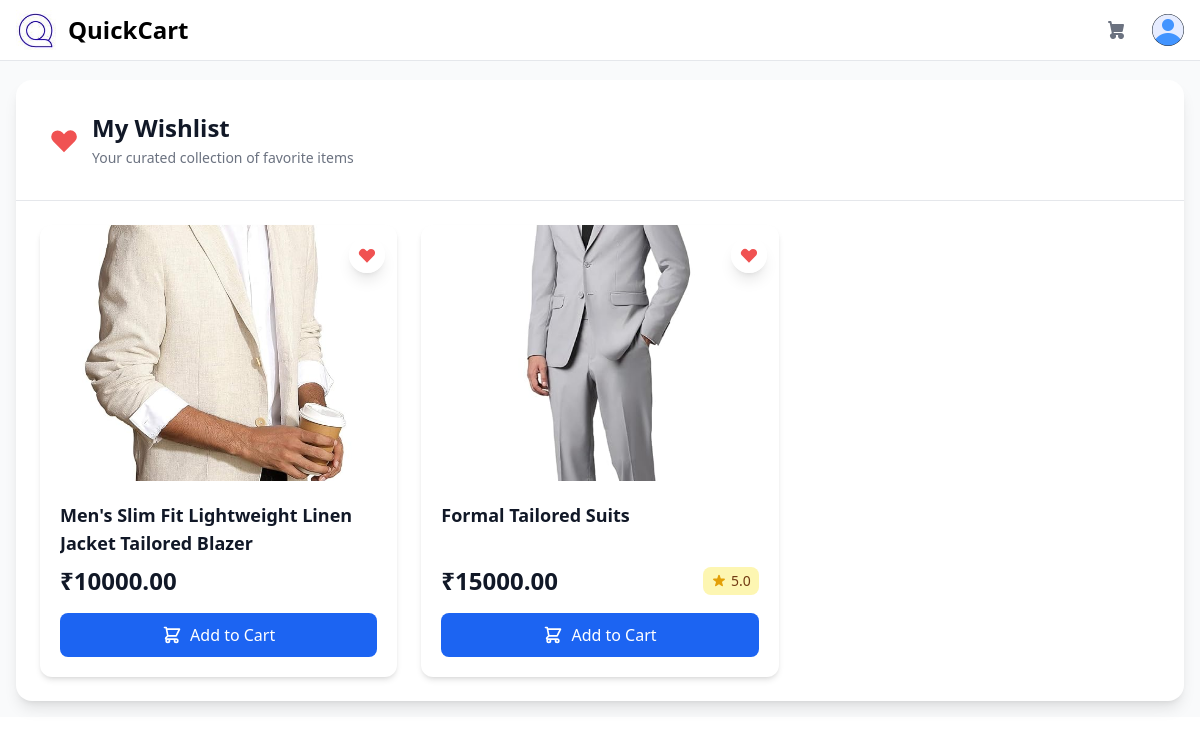
Page /wishlist (signed in) on the committed database.
### app.py (models this page shows)
class Product(db.Model):
    __tablename__ = "product"
    id = db.Column(db.Integer, primary_key=True)
    name = db.Column(db.String(200), nullable=False)
    description = db.Column(db.Text, nullable=False)
    price = db.Column(db.Float, nullable=False)
    category = db.Column(db.String(100), nullable=False)
    rating = db.Column(db.Float, default=0)
    stock = db.Column(db.Integer, default=0)
    image = db.Column(db.String(150), nullable=True)
    created_at = db.Column(db.DateTime, default=datetime.now(timezone("Asia/Kolkata")))
    earning = db.Column(db.Float, default=0)
    supplier_id = db.Column(
        db.Integer, db.ForeignKey("user_database.id"), nullable=False
    )
    reviews = db.relationship("Review", backref="product", lazy=True)
    cart_items = db.relationship("CartItem", backref="product", lazy=True)

### app.py (the view)
@app.route("/wishlist")
@login_required
def wishlist():
    wishlist_items = Wishlist.query.filter_by(user_id=current_user.id)\
        .join(Product, Wishlist.product_id == Product.id)\
        .add_entity(Product)\
        .all()
    formatted_items = [{"id": item[0].id, "product": item[1]} for item in wishlist_items]
    return render_template("users/wishlist.html",
                         wishlist_items=formatted_items,
                         user=current_user)

### app.py (called while the page is built)
@login_manager.user_loader
def load_user(user_id):
    return UserDatabase.query.get(int(user_id))

@app.context_processor
def inject_cart_data():
    cart_items = []
    cart_count = 0
    if current_user.is_authenticated:
        cart_items = CartItem.query.filter_by(user_id=current_user.id).all()
        cart_count = sum(item.quantity for item in cart_items)
    return dict(cart_items=cart_items, cart_count=cart_count)

@app.context_processor
def inject_cart_data():
    cart_items = []
    cart_count = 0
    if current_user.is_authenticated:
        cart_items = CartItem.query.filter_by(user_id=current_user.id).all()
        cart_count = sum(item.quantity for item in cart_items)
    return dict(cart_items=cart_items, cart_count=cart_count)

### templates/users/wishlist.html (shortened to what this page needs)
{% extends "layout.html" %}
{% block content %}
<div class="bg-white dark:bg-gray-800 shadow-lg sm:rounded-2xl transition-all duration-300 hover:shadow-xl">
    <div class="px-6 py-8 sm:px-8 border-b border-gray-200 dark:border-gray-700">
        <div class="flex items-center space-x-3">
            <svg class="w-8 h-8 text-red-500" fill="currentColor" viewBox="0 0 20 20" xmlns="http://www.w3.org/2000/svg">
                <path fill-rule="evenodd" d="M3.172 5.172a4 4 0 015.656 0L10 6.343l1.172-1.171a4 4 0 115.656 5.656L10 17.657l-6.828-6.829a4 4 0 010-5.656z" clip-rule="evenodd"></path>
            </svg>
            <div>
                <h3 class="text-2xl font-bold text-gray-900 dark:text-white">
                    My Wishlist
                </h3>
                <p class="mt-1 text-sm text-gray-500 dark:text-gray-400">
                    Your curated collection of favorite items
                </p>
            </div>
        </div>
    </div>
    {% if wishlist_items %}
    <div class="grid grid-cols-1 sm:grid-cols-2 lg:grid-cols-3 2xl:grid-cols-4 gap-6 p-6">
        {% for item in wishlist_items %}
        <div class="group bg-white dark:bg-gray-700 rounded-xl shadow-md overflow-hidden transform transition-all duration-300 hover:scale-[1.02] hover:shadow-xl">
            <div class="relative">
                <a href="{{ url_for('product_page', product_id=item.product.id) }}" class="block relative h-64 overflow-hidden">
                    {% if item.product.image %}
                    <img class="w-full h-full object-cover transform transition-transform duration-700 group-hover:scale-110"
                         src="{{ url_for('static', filename='dist/product_images/' + item.product.image) }}"
                         alt="{{ item.product.name }}">
                    {% endif %}
                </a>
                <div class="absolute top-3 right-3">
                    <button onclick="removeFromWishlist({{ item.product.id }})"
                            class="p-2 bg-white/90 dark:bg-gray-800/90 rounded-full shadow-lg transform transition-all duration-300 hover:scale-110 hover:bg-red-50 dark:hover:bg-red-900/30 group">
                    </button>
                </div>
            </div>
            <div class="p-5">
                <h4 class="text-lg font-bold text-gray-900 dark:text-white mb-2 line-clamp-2 min-h-[3.5rem]">
                    {{ item.product.name }}
                </h4>
                <div class="flex justify-between items-center mb-4">
                    <p class="text-2xl font-bold text-gray-900 dark:text-white">
                        ₹{{ "%.2f"|format(item.product.price) }}
                    </p>
                    {% if item.product.rating %}
                    <div class="flex items-center bg-yellow-100 dark:bg-yellow-900/30 px-2 py-1 rounded-lg">
                        <span class="text-sm font-medium text-yellow-800 dark:text-yellow-300">
                            {{ "%.1f"|format(item.product.rating) }}
                        </span>
                    </div>
                    {% endif %}
                </div>
                <button onclick="addToCart({{ item.product.id }})"
                        class="w-full bg-blue-600 hover:bg-blue-700 focus:ring-4 focus:ring-blue-300 text-white font-medium rounded-lg px-5 py-2.5 transition-all duration-300 transform hover:scale-[1.02] focus:outline-none">
                    <div class="flex items-center justify-center space-x-2">
                        <svg class="w-5 h-5" fill="none" stroke="currentColor" viewBox="0 0 24 24">
                            <path stroke-linecap="round" stroke-linejoin="round" stroke-width="2" d="M3 3h2l.4 2M7 13h10l4-8H5.4M7 13L5.4 5M7 13l-2.293 2.293c-.63.63-.184 1.707.707 1.707H17m0 0a2 2 0 100 4 2 2 0 000-4zm-8 2a2 2 0 11-4 0 2 2 0 014 0z"></path>
                        </svg>
                        <span>Add to Cart</span>
                    </div>
                </button>
            </div>
        </div>
        {% endfor %}
    </div>
    {% endif %}
</div>
{% endblock %}

### rows in the picture
Product: image (picture), product.name "Men's Slim Fit Lightweight Linen Jacket Tailored Blazer", product.price "10000.00"
Product: image (picture), product.name "Formal Tailored Suits", product.price "15000.00", product.rating "5.0"
